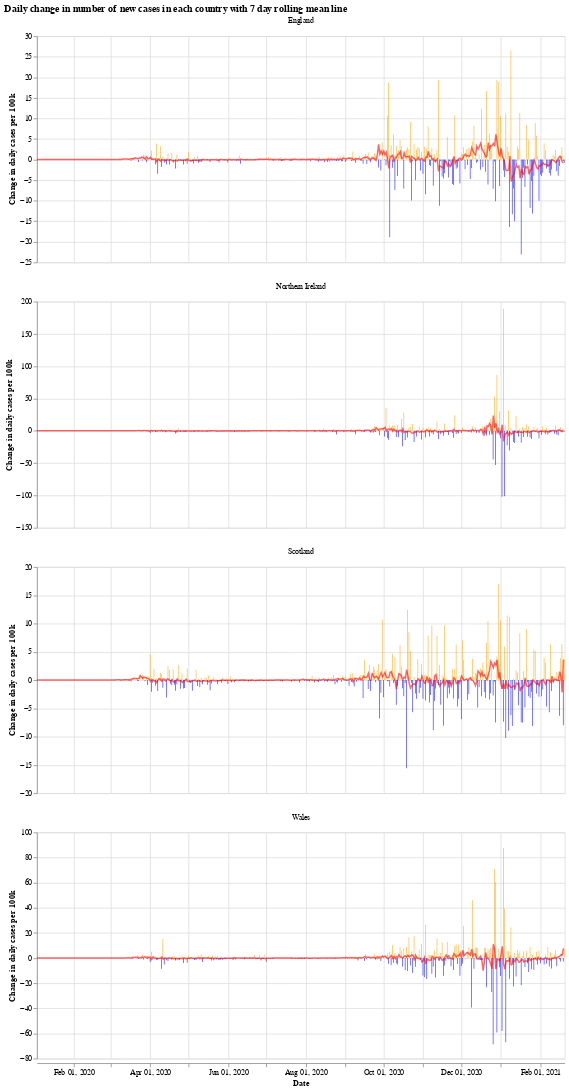

Notebook source saved alongside this figure:
### Markdown cell above
We will use the Python library `Altair` for visualising the data, see the [altair docs](https://altair-viz.github.io/) for more information.

First we have a graph which shows the daily change in the number of new cases for each country. This number jumps up and down all over the place, which is likely due to delay in reporting of new cases over the weekend. Another interesting thing is that it looks like the daily cases in Wales experienced a much shorter period of calm over the summer (calm in the sense of daily cases not jumping up and down).

The orange bars are days when the number of new cases (per 100k population) was more than the previous day, while the blue are days when the number of new cases dropped. The red line is the 7 day moving average. 

When the moving average line is below 0, it means that there is a consistent drop in new cases. We can see this clearly happening around the times that lockdowns were introduced (though, to varying degrees). I will update the graphs soon with a marker of when each lockdown started.

### Code cell
# collapse
import altair as alt

bars = alt.Chart(uk_cases).mark_bar().encode(
    x=alt.X("yearmonthdate(date):T", axis=alt.Axis(title='Date')),
    y=alt.Y("casesChangeRate:Q", axis=alt.Axis(title='Change in daily cases per 100k')),
    tooltip='casesChange',
    color=alt.condition(
        alt.datum.casesChangeRate > 0,
        alt.value("orange"),  # The positive color
        alt.value("blue")  # The negative color
    )
).properties(title='Daily change in number of new cases with 7 day rolling mean',width=700).interactive()

line = alt.Chart(uk_cases).mark_line(
    color='red',
    size=2,
    opacity=0.6
).transform_window(
    rolling_mean='mean(casesChangeRate)',
    frame=[0, 7],
    groupby=['areaName']
).encode(
    x='yearmonthdate(date):T',
    y='rolling_mean:Q'
)

alt.layer(bars, line, data=uk_cases).facet(alt.Column(
    'areaName', title=''), columns=1).resolve_scale(y='independent').properties(title='Daily change in number of new cases in each country with 7 day rolling mean line')

### Figure 1 — Vega-Lite specification as saved in the notebook (floating-point values rounded to 4 significant figures; data arrays with more than 128 entries replaced by an {"elided": "..."} marker saying what was removed)
{"config": {"view": {"continuousWidth": 400, "continuousHeight": 300}}, "data": {"name": "data-77226fb64f1bb400665f0605dbcbe428"}, "facet": {"type": "nominal", "field": "areaName", "title": ""}, "spec": {"layer": [{"mark": "bar", "encoding": {"color": {"condition": {"value": "orange", "test": "(datum.casesChangeRate > 0)"}, "value": "blue"}, "tooltip": {"type": "quantitative", "field": "casesChange"}, "x": {"type": "temporal", "axis": {"title": "Date"}, "field": "date", "timeUnit": "yearmonthdate"}, "y": {"type": "quantitative", "axis": {"title": "Change in daily cases per 100k"}, "field": "casesChangeRate"}}, "selection": {"selector001": {"type": "interval", "bind": "scales", "encodings": ["x", "y"]}}, "title": "Daily change in number of new cases with 7 day rolling mean", "width": 700}, {"mark": {"type": "line", "color": "red", "opacity": 0.6, "size": 2}, "encoding": {"x": {"type": "temporal", "field": "date", "timeUnit": "yearmonthdate"}, "y": {"type": "quantitative", "field": "rolling_mean"}}, "transform": [{"window": [{"op": "mean", "field": "casesChangeRate", "as": "rolling_mean"}], "frame": [0, 7], "groupby": ["areaName"]}]}]}, "columns": 1, "resolve": {"scale": {"y": "independent"}}, "title": "Daily change in number of new cases in each country with 7 day rolling mean line", "$schema": "https://vega.github.io/schema/vega-lite/v4.8.1.json", "datasets": {"data-77226fb64f1bb400665f0605dbcbe428": {"elided": "1656 records"}}}
